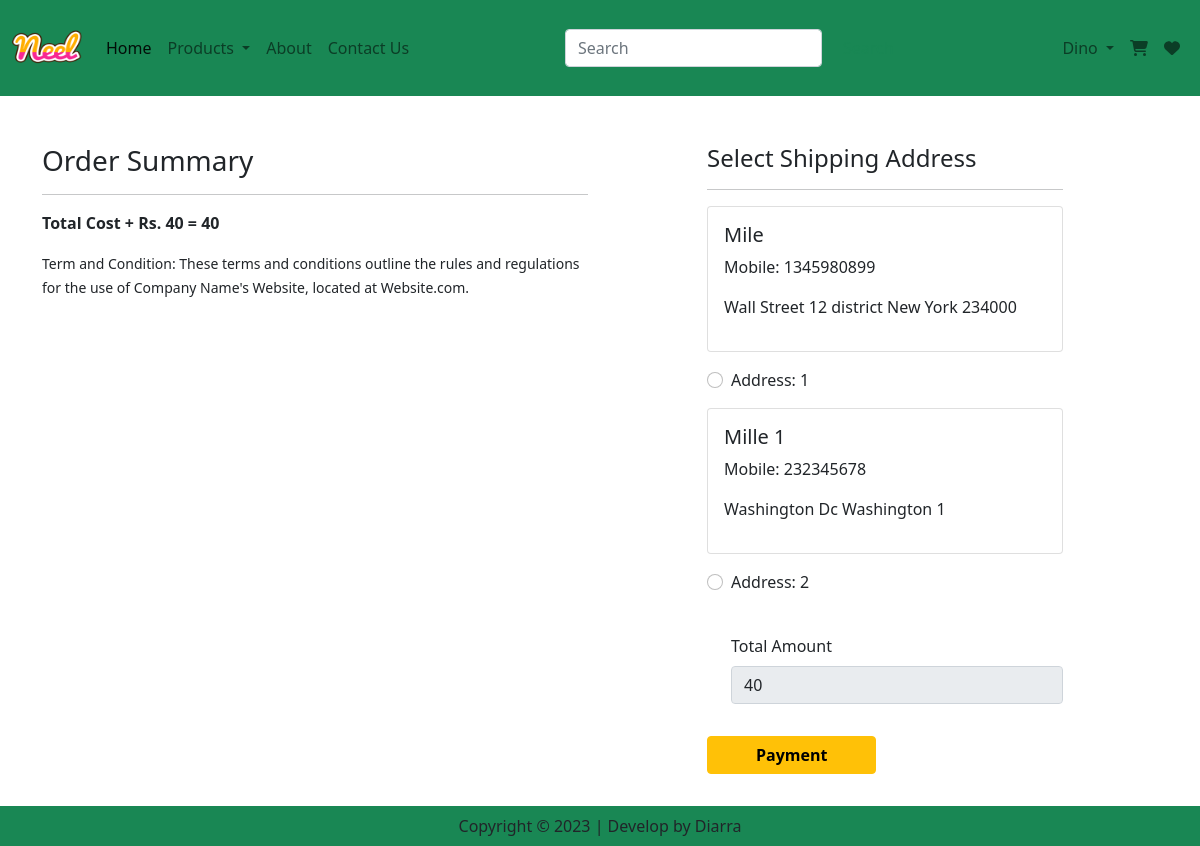
The app's page /shop/checkout/ (signed in) with its own data.
### shop/models.py (models this page shows, shortened)
class Customer(models.Model):
    STATE_CHOICES = (
        ('AL', 'Alabama'),
        ('AK', 'Alaska'),
        ('AZ', 'Arizona'),
        ('AR', 'Arkansas'),
        ('CA', 'California'),
        ('CO', 'Colorado'),
        ('CT', 'Connecticut'),
        ('DE', 'Delaware'),
        ('DC', 'District of Columbia'),
        ('FL', 'Florida'),
        ('GA', 'Georgia'),
        ('HI', 'Hawaii'),
        ('ID', 'Idaho'),
        ('IL', 'Illinois'),
        ('IN', 'Indiana'),
        ('IA', 'Iowa'),
        ('KS', 'Kansas'),
        ('KY', 'Kentucky'),
        ('LA', 'Louisiana'),
        ('ME', 'Maine'),
        ('MD', 'Maryland'),
        ('MA', 'Massachusetts'),
        ('MI', 'Michigan'),
        ('MN', 'Minnesota'),
        ('MS', 'Mississippi'),
        ('MO', 'Missouri'),
        ('MT', 'Montana'),
        ('NE', 'Nebraska'),
        ('NV', 'Nevada'),
        ('NH', 'New Hampshire'),
        ('NJ', 'New Jersey'),
        ('NM', 'New Mexico'),
        ('NY', 'New York'),
        ('NC', 'North Carolina'),
        ('ND', 'North Dakota'),
        ('OH', 'Ohio'),
        ('OK', 'Oklahoma'),
        ('OR', 'Oregon'),
        ('PA', 'Pennsylvania'),
        ('RI', 'Rhode Island'),
        ('SC', 'South Carolina'),
        ('SD', 'South Dakota'),
        ('TN', 'Tennessee'),
        ('TX', 'Texas'),
        ('UT', 'Utah'),
        ('VT', 'Vermont'),
        ('VA', 'Virginia'),
        ('WA', 'Washington'),
        ('WV', 'West Virginia'),
        ('WI', 'Wisconsin'),
        ('WY', 'Wyoming'),
    )
    user = models.ForeignKey(User, on_delete=models.CASCADE)
    name = models.CharField(max_length=150)
    locality = models.CharField(max_length=150)
    city = models.CharField(max_length=50)
    number = models.IntegerField(default=0)
    zipcode = models.IntegerField()
    state = models.CharField(choices=STATE_CHOICES, max_length=2)

### shop/views.py (the view, shortened to what this page needs)
# urls.py: path('checkout/', views.CheckoutView.as_view(), name='checkout'),
class CheckoutView(View):
    def get(self, request):
        user = request.user
        add = Customer.objects.filter(user=user)
        cart_items = Cart.objects.filter(user=user)
        amount = 0
        for p in cart_items:
            value = p.quantity * p.product.discount_price
            amount += value
        totalamount = amount + 40
        return render(request, 'shop/checkout.html', locals())

### shop/templates/shop/checkout.html (shortened to what this page needs)
{% extends "base.html" %}
{% load static %}
{% block content %}
<div class="container">
	<div class="row mt-5">
		<div class="col-sm-6">
			<h3>Order Summary</h3>
			<hr />
			<p class="fw-bold">Total Cost + Rs. 40 = {{ totalamount }}</p>
			<small
				>Term and Condition: These terms and conditions outline the
				rules and regulations for the use of Company Name's Website,
				located at Website.com.</small
			>
		</div>
		<div class="col-sm-4 offset-1">
			<h4>Select Shipping Address</h4>
			<hr />
			<form method="post" id="myform">
				{% for ad in add %}
				<div class="card">
					<div class="card-body">
						<h5>{{ ad.name }}</h5>
						<p>Mobile: {{ ad.number }}</p>
						<p>{{ ad.locality }} {{ ad.city }} {{ ad.zipcode }}</p>
					</div>
				</div>
				<div class="form-check mt-3 mb-3">
					<input
						class="form-check-input"
						type="radio"
						name="custid"
						value="{{ ad.id }}"
						id="custadd{{ foorloop.counter }}"
					/>
					<label
						class="form-check-label"
						for="custadd{{forloop.counter}}"
					>
						Address: {{ forloop.counter }}
					</label>
				</div>
				{% endfor %}
				<br />
				<div class="form-check mb-3">
					<label class="form-label" for="totalamount">
						Total Amount
					</label>
					<input
						class="form-control"
						type="number"
						name="totalamount"
						value="{{ totalamount }}"
						id="totalamount"
						readonly
					/>
				</div>
					<button
						type="submit"
						class="btn btn-warning mt-3 px-5 fw-bold"
					>
						Payment
					</button>
				</div>
		</div>
	</div>
<br />
<br /><br />
{% endblock content %}

### records on screen
Customer: name "Mile", number "1345980899", locality "Wall Street 12 district", city "New York", zipcode "234000"
Customer: name "Mille 1", number "232345678", locality "Washington Dc", city "Washington", zipcode "1"

### other values on screen
{{ totalamount }} "40"
